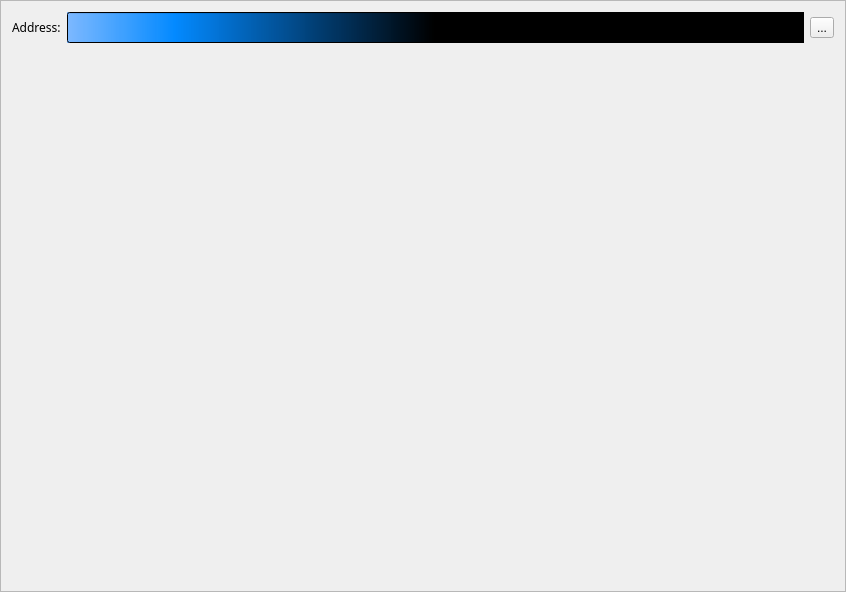
<?xml version="1.0" encoding="UTF-8"?>
<ui version="4.0">
 <class>ReceiveFrame</class>
 <widget class="QFrame" name="ReceiveFrame">
  <property name="geometry">
   <rect>
    <x>0</x>
    <y>0</y>
    <width>846</width>
    <height>592</height>
   </rect>
  </property>
  <property name="windowTitle">
   <string>Frame</string>
  </property>
  <property name="windowIcon">
   <iconset resource="../../resources.qrc">
    <normaloff>:/images/cryptonote</normaloff>:/images/cryptonote</iconset>
  </property>
  <property name="frameShape">
   <enum>QFrame::StyledPanel</enum>
  </property>
  <property name="frameShadow">
   <enum>QFrame::Raised</enum>
  </property>
  <layout class="QVBoxLayout" name="verticalLayout">
   <item>
    <layout class="QHBoxLayout" name="horizontalLayout">
     <item>
      <widget class="QLabel" name="label">
       <property name="font">
        <font>
         <family>Game of Thrones</family>
        </font>
       </property>
       <property name="text">
        <string>Address:</string>
       </property>
      </widget>
     </item>
     <item>
      <widget class="QLineEdit" name="m_addressEdit">
       <property name="palette">
        <palette>
         <active>
          <colorrole role="WindowText">
           <brush brushstyle="SolidPattern">
            <color alpha="255">
             <red>255</red>
             <green>255</green>
             <blue>255</blue>
            </color>
           </brush>
          </colorrole>
          <colorrole role="Button">
           <brush brushstyle="LinearGradientPattern">
            <gradient startx="0.000000000000000" starty="0.000000000000000" endx="1.000000000000000" endy="0.000000000000000" type="LinearGradient" spread="ReflectSpread" coordinatemode="ObjectBoundingMode">
             <gradientstop position="0.000000000000000">
              <color alpha="255">
               <red>126</red>
               <green>185</green>
               <blue>255</blue>
              </color>
             </gradientstop>
             <gradientstop position="0.146597000000000">
              <color alpha="252">
               <red>0</red>
               <green>136</green>
               <blue>255</blue>
              </color>
             </gradientstop>
             <gradientstop position="0.497382000000000">
              <color alpha="255">
               <red>0</red>
               <green>0</green>
               <blue>0</blue>
              </color>
             </gradientstop>
            </gradient>
           </brush>
          </colorrole>
          <colorrole role="Text">
           <brush brushstyle="SolidPattern">
            <color alpha="255">
             <red>255</red>
             <green>255</green>
             <blue>255</blue>
            </color>
           </brush>
          </colorrole>
          <colorrole role="Base">
           <brush brushstyle="LinearGradientPattern">
            <gradient startx="0.000000000000000" starty="0.000000000000000" endx="1.000000000000000" endy="0.000000000000000" type="LinearGradient" spread="ReflectSpread" coordinatemode="ObjectBoundingMode">
             <gradientstop position="0.000000000000000">
              <color alpha="255">
               <red>126</red>
               <green>185</green>
               <blue>255</blue>
              </color>
             </gradientstop>
             <gradientstop position="0.146597000000000">
              <color alpha="252">
               <red>0</red>
               <green>136</green>
               <blue>255</blue>
              </color>
             </gradientstop>
             <gradientstop position="0.497382000000000">
              <color alpha="255">
               <red>0</red>
               <green>0</green>
               <blue>0</blue>
              </color>
             </gradientstop>
            </gradient>
           </brush>
          </colorrole>
          <colorrole role="Window">
           <brush brushstyle="LinearGradientPattern">
            <gradient startx="0.000000000000000" starty="0.000000000000000" endx="1.000000000000000" endy="0.000000000000000" type="LinearGradient" spread="ReflectSpread" coordinatemode="ObjectBoundingMode">
             <gradientstop position="0.000000000000000">
              <color alpha="255">
               <red>126</red>
               <green>185</green>
               <blue>255</blue>
              </color>
             </gradientstop>
             <gradientstop position="0.146597000000000">
              <color alpha="252">
               <red>0</red>
               <green>136</green>
               <blue>255</blue>
              </color>
             </gradientstop>
             <gradientstop position="0.497382000000000">
              <color alpha="255">
               <red>0</red>
               <green>0</green>
               <blue>0</blue>
              </color>
             </gradientstop>
            </gradient>
           </brush>
          </colorrole>
          <colorrole role="Highlight">
           <brush brushstyle="SolidPattern">
            <color alpha="255">
             <red>0</red>
             <green>63</green>
             <blue>190</blue>
            </color>
           </brush>
          </colorrole>
         </active>
         <inactive>
          <colorrole role="WindowText">
           <brush brushstyle="SolidPattern">
            <color alpha="255">
             <red>255</red>
             <green>255</green>
             <blue>255</blue>
            </color>
           </brush>
          </colorrole>
          <colorrole role="Button">
           <brush brushstyle="LinearGradientPattern">
            <gradient startx="0.000000000000000" starty="0.000000000000000" endx="1.000000000000000" endy="0.000000000000000" type="LinearGradient" spread="ReflectSpread" coordinatemode="ObjectBoundingMode">
             <gradientstop position="0.000000000000000">
              <color alpha="255">
               <red>126</red>
               <green>185</green>
               <blue>255</blue>
              </color>
             </gradientstop>
             <gradientstop position="0.146597000000000">
              <color alpha="252">
               <red>0</red>
               <green>136</green>
               <blue>255</blue>
              </color>
             </gradientstop>
             <gradientstop position="0.497382000000000">
              <color alpha="255">
               <red>0</red>
               <green>0</green>
               <blue>0</blue>
              </color>
             </gradientstop>
            </gradient>
           </brush>
          </colorrole>
          <colorrole role="Text">
           <brush brushstyle="SolidPattern">
            <color alpha="255">
             <red>255</red>
             <green>255</green>
             <blue>255</blue>
            </color>
           </brush>
          </colorrole>
          <colorrole role="Base">
           <brush brushstyle="LinearGradientPattern">
            <gradient startx="0.000000000000000" starty="0.000000000000000" endx="1.000000000000000" endy="0.000000000000000" type="LinearGradient" spread="ReflectSpread" coordinatemode="ObjectBoundingMode">
             <gradientstop position="0.000000000000000">
              <color alpha="255">
               <red>126</red>
               <green>185</green>
               <blue>255</blue>
              </color>
             </gradientstop>
             <gradientstop position="0.146597000000000">
              <color alpha="252">
               <red>0</red>
               <green>136</green>
               <blue>255</blue>
              </color>
             </gradientstop>
             <gradientstop position="0.497382000000000">
              <color alpha="255">
               <red>0</red>
               <green>0</green>
               <blue>0</blue>
              </color>
             </gradientstop>
            </gradient>
           </brush>
          </colorrole>
          <colorrole role="Window">
           <brush brushstyle="LinearGradientPattern">
            <gradient startx="0.000000000000000" starty="0.000000000000000" endx="1.000000000000000" endy="0.000000000000000" type="LinearGradient" spread="ReflectSpread" coordinatemode="ObjectBoundingMode">
             <gradientstop position="0.000000000000000">
              <color alpha="255">
               <red>126</red>
               <green>185</green>
               <blue>255</blue>
              </color>
             </gradientstop>
             <gradientstop position="0.146597000000000">
              <color alpha="252">
               <red>0</red>
               <green>136</green>
               <blue>255</blue>
              </color>
             </gradientstop>
             <gradientstop position="0.497382000000000">
              <color alpha="255">
               <red>0</red>
               <green>0</green>
               <blue>0</blue>
              </color>
             </gradientstop>
            </gradient>
           </brush>
          </colorrole>
          <colorrole role="Highlight">
           <brush brushstyle="SolidPattern">
            <color alpha="255">
             <red>0</red>
             <green>63</green>
             <blue>190</blue>
            </color>
           </brush>
          </colorrole>
         </inactive>
         <disabled>
          <colorrole role="WindowText">
           <brush brushstyle="SolidPattern">
            <color alpha="255">
             <red>159</red>
             <green>158</green>
             <blue>158</blue>
            </color>
           </brush>
          </colorrole>
          <colorrole role="Button">
           <brush brushstyle="LinearGradientPattern">
            <gradient startx="0.000000000000000" starty="0.000000000000000" endx="1.000000000000000" endy="0.000000000000000" type="LinearGradient" spread="ReflectSpread" coordinatemode="ObjectBoundingMode">
             <gradientstop position="0.000000000000000">
              <color alpha="255">
               <red>126</red>
               <green>185</green>
               <blue>255</blue>
              </color>
             </gradientstop>
             <gradientstop position="0.146597000000000">
              <color alpha="252">
               <red>0</red>
               <green>136</green>
               <blue>255</blue>
              </color>
             </gradientstop>
             <gradientstop position="0.497382000000000">
              <color alpha="255">
               <red>0</red>
               <green>0</green>
               <blue>0</blue>
              </color>
             </gradientstop>
            </gradient>
           </brush>
          </colorrole>
          <colorrole role="Text">
           <brush brushstyle="SolidPattern">
            <color alpha="255">
             <red>159</red>
             <green>158</green>
             <blue>158</blue>
            </color>
           </brush>
          </colorrole>
          <colorrole role="Base">
           <brush brushstyle="LinearGradientPattern">
            <gradient startx="0.000000000000000" starty="0.000000000000000" endx="1.000000000000000" endy="0.000000000000000" type="LinearGradient" spread="ReflectSpread" coordinatemode="ObjectBoundingMode">
             <gradientstop position="0.000000000000000">
              <color alpha="255">
               <red>126</red>
               <green>185</green>
               <blue>255</blue>
              </color>
             </gradientstop>
             <gradientstop position="0.146597000000000">
              <color alpha="252">
               <red>0</red>
               <green>136</green>
               <blue>255</blue>
              </color>
             </gradientstop>
             <gradientstop position="0.497382000000000">
              <color alpha="255">
               <red>0</red>
               <green>0</green>
               <blue>0</blue>
              </color>
             </gradientstop>
            </gradient>
           </brush>
          </colorrole>
          <colorrole role="Window">
           <brush brushstyle="LinearGradientPattern">
            <gradient startx="0.000000000000000" starty="0.000000000000000" endx="1.000000000000000" endy="0.000000000000000" type="LinearGradient" spread="ReflectSpread" coordinatemode="ObjectBoundingMode">
             <gradientstop position="0.000000000000000">
              <color alpha="255">
               <red>126</red>
               <green>185</green>
               <blue>255</blue>
              </color>
             </gradientstop>
             <gradientstop position="0.146597000000000">
              <color alpha="252">
               <red>0</red>
               <green>136</green>
               <blue>255</blue>
              </color>
             </gradientstop>
             <gradientstop position="0.497382000000000">
              <color alpha="255">
               <red>0</red>
               <green>0</green>
               <blue>0</blue>
              </color>
             </gradientstop>
            </gradient>
           </brush>
          </colorrole>
          <colorrole role="Highlight">
           <brush brushstyle="SolidPattern">
            <color alpha="255">
             <red>240</red>
             <green>240</green>
             <blue>240</blue>
            </color>
           </brush>
          </colorrole>
         </disabled>
        </palette>
       </property>
       <property name="font">
        <font>
         <family>Tibetan Machine Uni</family>
         <pointsize>12</pointsize>
         <weight>50</weight>
         <italic>false</italic>
         <bold>false</bold>
        </font>
       </property>
       <property name="styleSheet">
        <string notr="true">font: 12pt &quot;Tibetan Machine Uni&quot; rgb(255, 255, 255);background-color: qlineargradient(spread:reflect, x1:0, y1:0, x2:1, y2:0, stop:0 rgba(126, 185, 255, 255), stop:0.146597 rgba(0, 136, 255, 252), stop:0.497382 rgba(0, 0, 0, 255));
</string>
       </property>
       <property name="readOnly">
        <bool>true</bool>
       </property>
      </widget>
     </item>
     <item>
      <widget class="QToolButton" name="m_copyButton">
       <property name="text">
        <string>...</string>
       </property>
       <property name="icon">
        <iconset resource="../../resources.qrc">
         <normaloff>:/icons/copy</normaloff>:/icons/copy</iconset>
       </property>
      </widget>
     </item>
    </layout>
   </item>
   <item>
    <spacer name="verticalSpacer">
     <property name="orientation">
      <enum>Qt::Vertical</enum>
     </property>
     <property name="sizeHint" stdset="0">
      <size>
       <width>20</width>
       <height>40</height>
      </size>
     </property>
    </spacer>
   </item>
  </layout>
 </widget>
 <resources>
  <include location="../../resources.qrc"/>
 </resources>
 <connections>
  <connection>
   <sender>m_copyButton</sender>
   <signal>clicked()</signal>
   <receiver>ReceiveFrame</receiver>
   <slot>copyAddress()</slot>
   <hints>
    <hint type="sourcelabel">
     <x>818</x>
     <y>26</y>
    </hint>
    <hint type="destinationlabel">
     <x>422</x>
     <y>295</y>
    </hint>
   </hints>
  </connection>
 </connections>
 <slots>
  <slot>copyAddress()</slot>
 </slots>
</ui>
